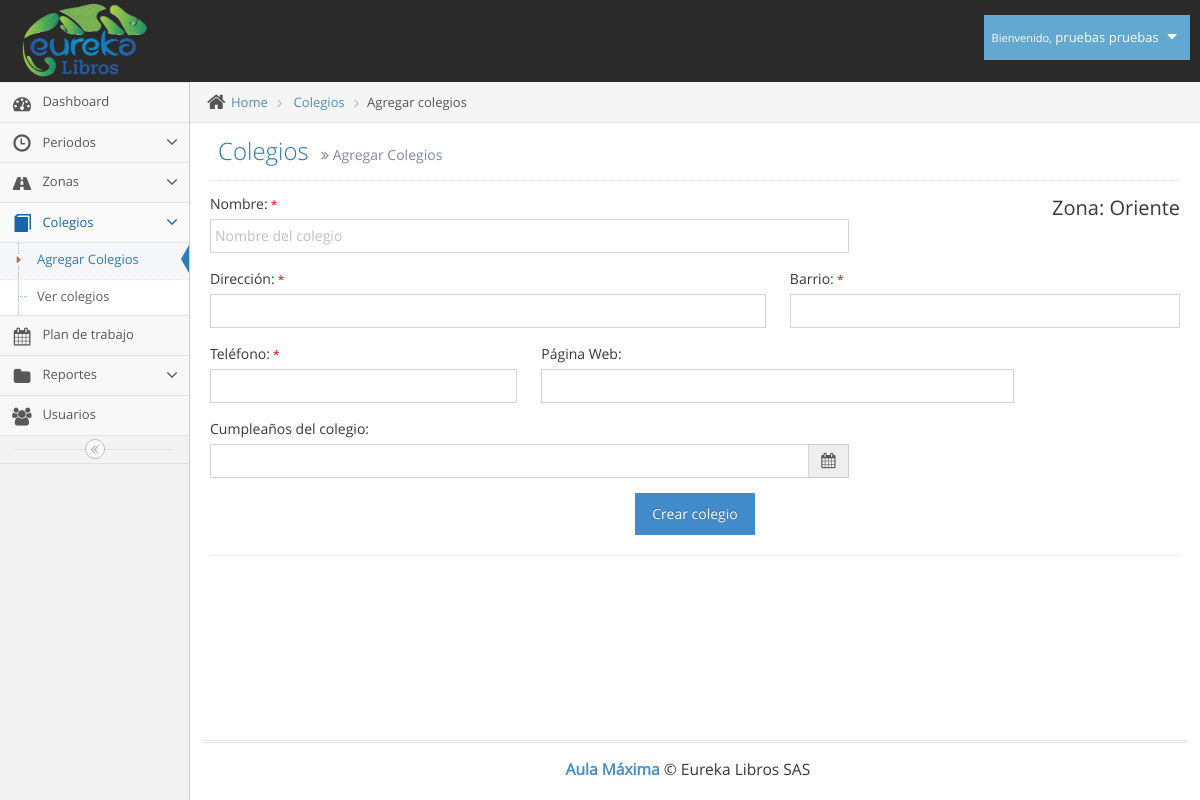
The app's page /agregar_colegio.php (signed in), older data.
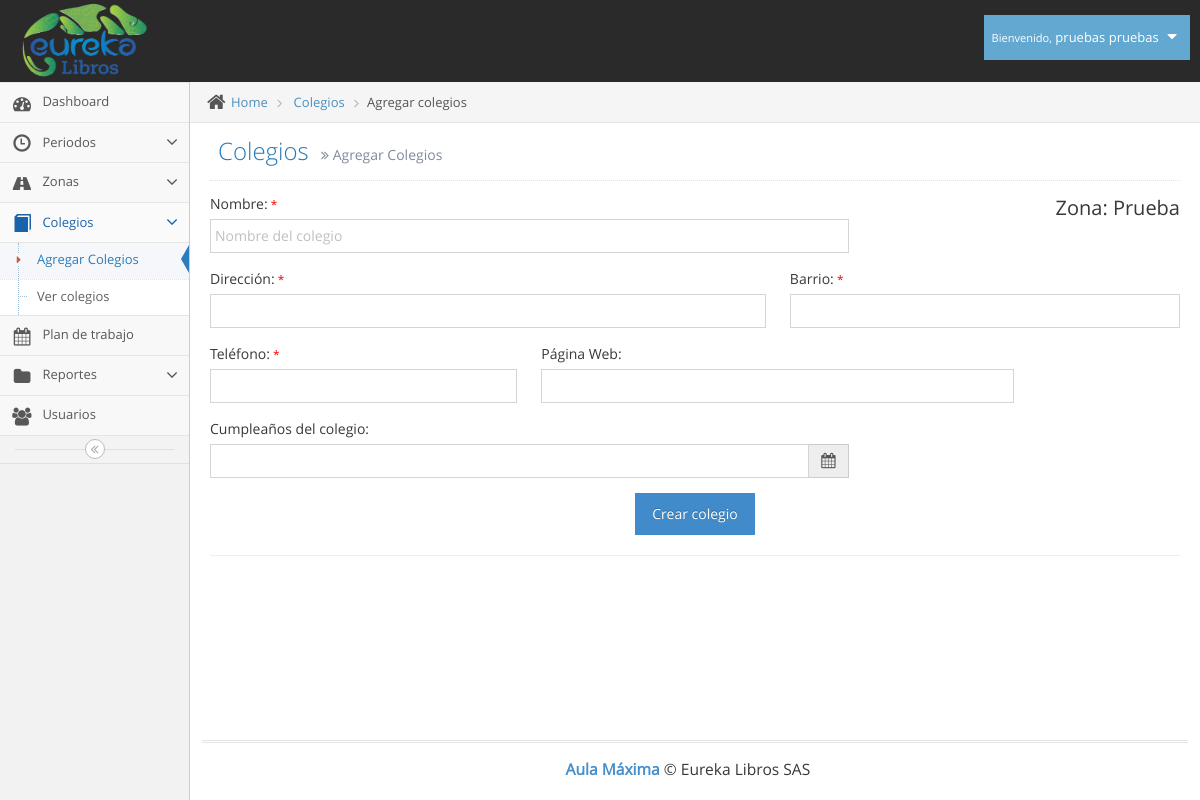
The same page, newer data.
### tables this page shows
CREATE TABLE `zonas` (
  `id` int(11) NOT NULL,
  `codigo` varchar(8) NOT NULL,
  `zona` varchar(100) NOT NULL
);

### agregar_colegio.php (the view, shortened to what this page needs)
<!DOCTYPE html>
<html lang="es">
	<head>
		<link rel="stylesheet" href="assets/css/bootstrap.min.css" />
		<link rel="stylesheet" href="assets/font-awesome/4.5.0/css/font-awesome.min.css" />
		<link rel="stylesheet" href="assets/css/jquery-ui.custom.min.css" />
		<link rel="stylesheet" href="assets/css/chosen.min.css" />
		<link rel="stylesheet" href="assets/css/bootstrap-datepicker3.min.css" />
		<link rel="stylesheet" href="assets/css/bootstrap-timepicker.min.css" />
		<link rel="stylesheet" href="assets/css/daterangepicker.min.css" />
		<link rel="stylesheet" href="assets/css/bootstrap-datetimepicker.min.css" />
		<link rel="stylesheet" href="assets/css/bootstrap-colorpicker.min.css" />
		<link rel="stylesheet" href="assets/css/ace.min.css" class="ace-main-stylesheet" id="main-ace-style" />
		<link rel="stylesheet" href="assets/css/ace-skins.min.css" />
		<link rel="stylesheet" href="assets/css/ace-rtl.min.css" />
	</head>
	<body class="no-skin">
		<?php include("template/nav.php"); ?>
		<div class="main-container ace-save-state" id="main-container">
			<?php include("template/sidebar.php"); ?>
			<div class="main-content">
				<div class="main-content-inner">
					<div class="breadcrumbs ace-save-state" id="breadcrumbs">
						<ul class="breadcrumb">
							<li>
								<i class="ace-icon fa fa-home home-icon"></i>
								<a href="#">Home</a>
							</li>
							<li>
								<a href="#">Colegios</a>
							</li>
							<li class="active">Agregar colegios</li>
						</ul>
					</div>
					<div class="page-content">
						<div class="page-header">
							<h1>
								Colegios
								<small>
									<i class="ace-icon fa fa-angle-double-right"></i>
									Agregar Colegios
								</small>
							</h1>
						</div>
						<?php
							require_once('conexion/bdd.php');
							$sql = "SELECT zona, codigo FROM zonas WHERE codigo='".$_SESSION['zona']."'";
							$req = $bdd->prepare($sql);
							$req->execute();
							$zona = $req->fetch();
							echo "<div class='pull-right' style='font-size: 20px;'>Zona: ". $zona["zona"]."</div>";
						?>
						<div class="row">
							<div class="col-xs-8">
								<form name="crear_colegio" role="form" action="php/crear_colegio.php" method="POST">
									<div class="form-group">
										<label class="control-label no-padding-right" for="colegio"> Nombre:<small style="color:red;"> *</small> </label>
											<input required type="text" name="colegio" id="colegio" placeholder="Nombre del colegio" class="form-control" />
									</div>
							</div>
						</div>
						<div class="row">
							<div class="col-sm-7">
									<div class="form-group">
										<label class="control-label no-padding-right" for="direccion"> Dirección:<small style="color:red;"> *</small> </label>
											<input required type="text" name="direccion" id="direccion" placeholder="" class="form-control" />
									</div>
							</div>
							<div class="col-sm-5">
									<div class="form-group">
										<label class="control-label no-padding-right" for="barrio"> Barrio:<small style="color:red;"> *</small> </label>
											<input required type="text" name="barrio" id="barrio" placeholder="" class="form-control" />
									</div>
							</div>
						</div>
						<div class="row">
							<div class="col-sm-4">
									<div class="form-group">
										<label class="control-label no-padding-right" for="telefono"> Teléfono:<small style="color:red;"> *</small> </label>
											<input required type="tel" name="telefono" id="telefono" placeholder="" class="form-control" />
									</div>
							</div>
							<div class="col-sm-6">
									<div class="form-group">
										<label class="control-label no-padding-right" for="web"> Página Web: </label>
											<input type="text" name="web" id="web" placeholder="" class="form-control" />
									</div>
							</div>
						</div>
						<div class="row">
							<div class="col-xs-8">
									<div class="form-group">
										<label class="control-label no-padding-right" for="cumple_colegio"> Cumpleaños del colegio: </label>
											<div class="input-group">
												<input type="text" class="form-control date-picker" name="cumple_colegio" id="cumple_colegio" type="text" data-date-format="yyyy-mm-dd"/>
												<span class="input-group-addon">
													<i class="fa fa-calendar bigger-110"></i>
												</span>
											</div>
									</div>
							</div>
						</div>
						<center><button class="btn btn-primary">Crear colegio</button></center>
						<hr>
					</div>
				</div>
			</div>
			<div class="footer">
				<div class="footer-inner">
					<div class="footer-content">
						<span class="bigger-120">
							<span class="blue bolder">Aula Máxima</span>
							 &copy; Eureka Libros SAS
						</span>
					</div>
				</div>
			</div>
		</div>
	</body>
	</body>
</html>

Row changes from the older to the newer data that the page shows:
no longer on this page (row unchanged): zonas: zona "Oriente"
added zonas: zona "Prueba"
